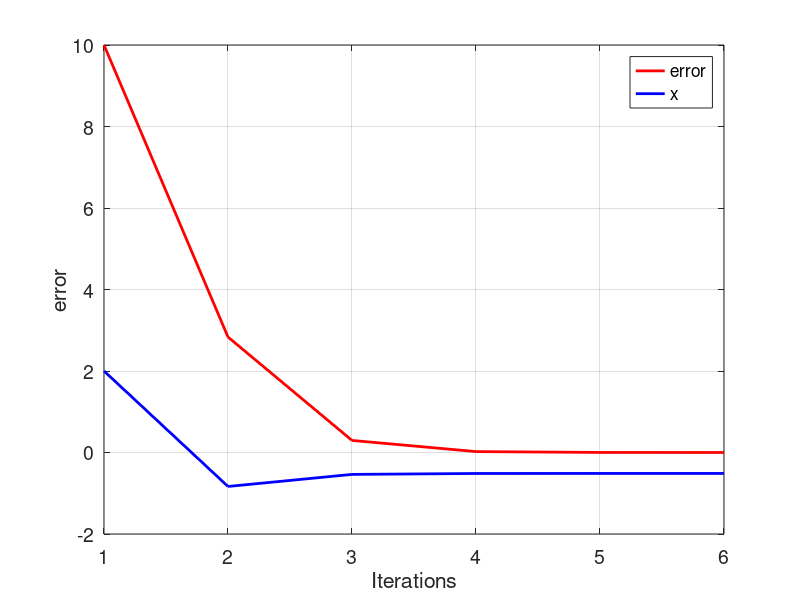

Write MATLAB code to recreate this figure.
init_value = 2
i = 1;
e(i)=10;

while(e(i) > 0.001)
    if (i == 1)
        x(i) = init_value;
    end
    
    g(i) = 5/((x(i)^2)-10);
    i= i+1
    
    x(i) = g(i-1);
    e(i) = abs(x(i-1)-x(i));
    
    if (e(i) > 50);
        break;
    end
end

tamanio = size(e);
ite= 1:1:tamanio(2);

figure ('DefaultAxesFontsize', 14)
set (gcf, 'color', 'white');
plot(ite,e,'color',[1 0 0],'LineWidth',2);
grid on
hold on
plot(ite,x,'color',[0 0 1],'LineWidth',2)
xlabel('Iterations')
ylabel('error')
legend ('error','x')

